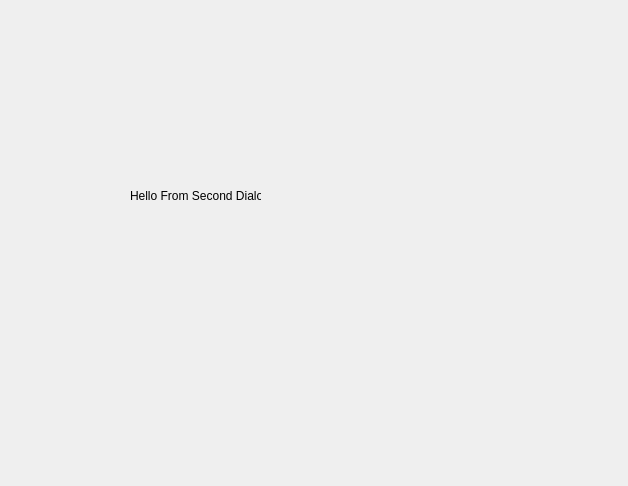
<?xml version="1.0" encoding="UTF-8"?>
<ui version="4.0">
 <class>SecDialog</class>
 <widget class="QDialog" name="SecDialog">
  <property name="geometry">
   <rect>
    <x>0</x>
    <y>0</y>
    <width>628</width>
    <height>486</height>
   </rect>
  </property>
  <property name="windowTitle">
   <string>Dialog</string>
  </property>
  <widget class="QLabel" name="label">
   <property name="geometry">
    <rect>
     <x>130</x>
     <y>150</y>
     <width>131</width>
     <height>91</height>
    </rect>
   </property>
   <property name="text">
    <string>Hello From Second Dialog</string>
   </property>
  </widget>
 </widget>
 <resources/>
 <connections/>
</ui>
